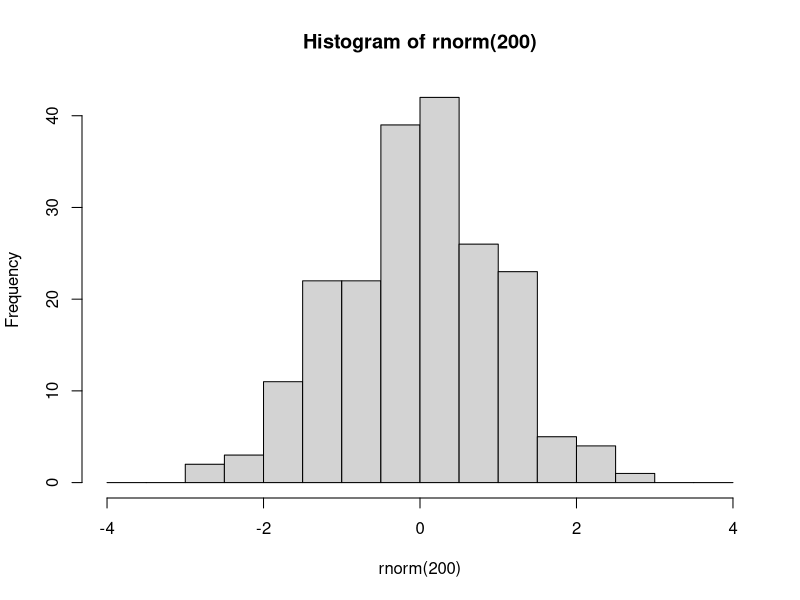
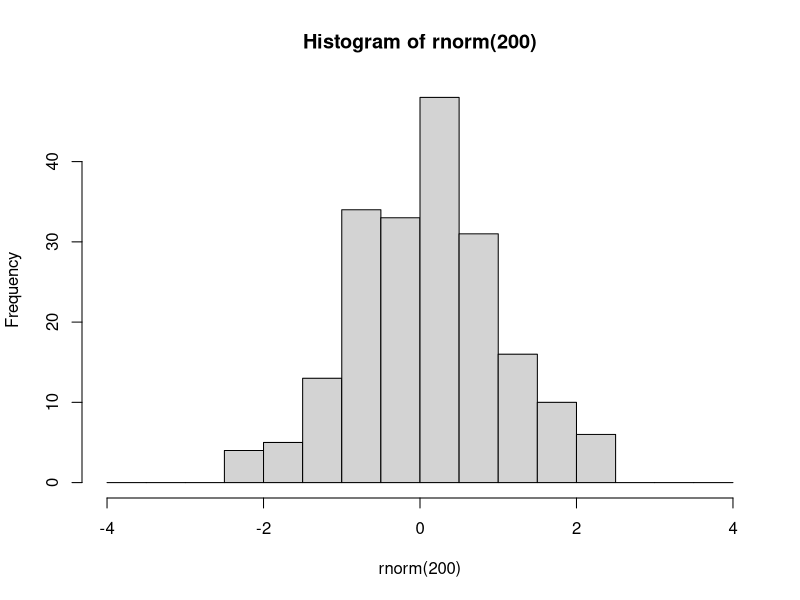

These charts were generated, in order, by the following R code: (Note: this script raises an error after producing the figures.)
###################################
###################################
########                   ########
########   Data Science 1  ########
########       Lab 7       ########
########  10th Dec. 2024   ########
########                   ########
###################################
###################################

## Welcome to lab #4. Today we will start with an introduction to the tidyverse,
# Then you will write your own lm() function, and finally a couple of exercises



#####################
####    Pipes    ####
#####################

# The pipe operator looks like this: |>
# It signifies: take the element on the left and use it as the first argument in the function on the right

# Example

hist(rnorm(200), breaks = seq(-4, 4, 0.5))
# is equivalent to

rnorm(200) |> hist(breaks = seq(-4, 4, 0.5))

# The purpose of the pipe is mostly aesthetic, in particular to avoid large numbers of parentheses when something needs to be transformed using multiple functions:



### 1.1 Rewrite the following expression using pipes:
set.seed(123)
round(sqrt(log(runif(10, 1, 10))), 2)
set.seed(123)
runif(10, 1, 10) |>
  log() |>
  sqrt() |>
  round(2)


# Pipes were initially created in a package called magrittr, part of the 'tidyverse' group of packages


########################
####    Packages    ####
########################

# Packages are essentially environments full of functions and/or objects which aren't loaded into R by default, but must be first installed (generally from a repository called CRAN), and then loaded

# Here we will install tidyverse, which is not one but a series of packages written by the same group of people, which share a number of syntactical features

install.packages("tidyverse")

# After you have installed tidyverse into your packages, you must also load it into your environment

library(tidyverse)

# You will only have to install a package once. However, every time you start fresh in a new R environment, you will have to load the packages you need again.

#########################
####    TIDYVERSE    ####
#########################

# The tidyverse encompasses a very large number of packages, and is fairly powerful (in that you can do a lot using tidyverse packages)
# However, you DO NOT need to use tidyverse exclusively! I mostly don't use it, for example, preferring to stick to base R except for a few functionalities.

# Downsides of tidyverse include: unique syntax which is very different from other programming languages such as python
# 'Black box' functions that have specific purposes that must be remembered, as opposed to more general-purpose functions in base R
# Often actually more verbose than base R (ie. requires more lines of code to do the same thing)
# Using tidyverse is a matter of preference!

# The pipe operator was originally introduced in the tidyverse package magrittr.
# The tidyverse pipe operator looks like this: %>%

set.seed(123)
runif(10, 1, 10) %>%
  log() %>%
  sqrt() %>%
  round(2)

# In this class we will look at 2 important tidyverse packages.
# Today we will look at dplyr, which is used to manipulate and transform data.
# Next week we will learn ggplot2, which is used for plotting and data visualisation

#####################
####    dplyr    ####
#####################

# The philosophy behind dplyr is that every data transformation can be done using a function, and multiple transformations can be done by piping an object through multiple functions
# For example, in dplyr we no longer use indexing.
# Instead we use the functions 'select', to choose specific columns in a data frame, and 'filter', to choose specific rows.

data(mtcars)

# so instead of:
mtcars[mtcars$cyl == 6, 1:5]
# we would write:
mtcars %>%
  filter(cyl == 6) %>%
  select(1:5)

### 2.1
# using select() and filter(), create a new database of cars that are over 4000 lbs in weight, retaining only the wt and mpg columns. Save this database to an object called 'df'.
df <- mtcars %>%
  filter(wt > 4) %>%
  select(c(wt, mpg))

# After you have selected the rows and columns you are interested in, you can
# change the order of the rows using arrange

df %>% arrange(wt)

df %>% arrange(desc(wt))


# To change variables, we can use mutate()
df <- df %>% mutate(
  wt_kg = wt * 453.592,
  km_per_l = mpg * 1.60934 / 3.78541
)

# And we can use ifelse() within mutate()
mtcars <- mtcars %>%
  mutate(wt_class = ifelse(wt >= 4, "Oversized", "Standard"))

# We can even do a sultiple ifelse statment using case_when()
mtcars <- mtcars %>%
  mutate(
    efficiency = case_when(
      mpg <= 15 ~ "low",
      mpg > 15 & mpg <= 20 ~ "medium",
      mpg > 20 ~ "high"
    )
  )

# Next, summarise (or summarize) is a useful function which collapses a dataframe into a single row and can calculate summary statistics, eg:

mtcars %>%
  summarise(
    mean_wt = mean(wt),
    sd_wt = sd(wt),
    n = length(mpg)
  )

# We can also use summarise to collapse a data frame not into one single row, but into as many rows as we have groups of interest.
# To do this, first we need to use group_by()

mtcars %>% group_by(efficiency)

# You'll notice that this automatically changes the data frame into a new kind of object, called a tibble.
# Tibbles are basically tidyverse dataframes, that display information slightly differently, and are a bit more particular about certain things like not wanting empty cells.
# Tibbles can also be grouped, which allows for further operations down the line
# For example:

mtcars %>%
  group_by(efficiency) %>%
  summarise(
    wt_kg = mean(wt),
    n = length(hp)
  ) %>%
  arrange(
    c("high", "medium", "low")
  )

# You can group by multiple variables

mtcars %>%
  group_by(efficiency, cyl) %>%
  summarise(
    wt_kg = mean(wt),
    n = length(hp)
  )

# After grouping a tibble, remember to ungroup it later using ungroup(), or you may have issues down the line.
ungroup(mtcars)

# 3.1
data(iris)

?iris

# using the dplyr functions do the following:
# create a new column called Petal.Area which is the product of the petal width and petal length columns.
iris_mut <- iris %>%
  mutate(Petal.Area = Petal.Length * Petal.Width)
# For each of the different species of iris, present the mean and standard deviation for the sepal length, sepal width, and petal area, as well as the number of samples (n)
iris_summ <- iris_mut %>%
  group_by(Species) %>%
  summarise(
    mean_sepal_length = mean(Sepal.Length),
    sd_sepal_length = sd(Sepal.Length),
    mean_sepal_width = mean(Sepal.Width),
    sd_sepal_width = sd(Sepal.Width),
    mean_petal_area = mean(Petal.Area),
    sd_petal_area = sd(Petal.Area),
    mean_petal_Length = mean(Petal.Length),
    sd_petal_Length = sd(Petal.Length),
    n = n() # Count of samples
  ) %>%
  arrange(desc(mean_petal_Length))
# Order this database in decreasing order of average petal length.



#######################################################
####    Code your own lm and predict functions!    ####
#######################################################

### 4.1 lm()

# Here I will walk you through the steps needed to write these functions. Follow along with the slides from this week's and last week's lectures - they contain all of the maths and some of the code that you need!

# At each step of the way, you should save each new element you calculate into a new object.

# Your lm function should take as input a y variable, and one or more x variables which should be inputted as a matrix or dataframe with one variable per column.
data(mtcars)

my.lm <- function(x, y) {
  # Start by saving the sample size (n). You will need it later for calculating degrees of freedom for the test statistics and sampling distributions.
  n <- length(y)
  x <- as.matrix(cbind(1, x))
  b <- solve(t(x) %*% x) %*% (t(x) %*% y)
  # Next, using these calculated coefficients, calculate all of the predicted values, y_hat, for each of the values of x (each of the rows of the X matrix).
  # Hint: look at the formula for the linear model - and remember we are multiplying matrices!
  y_hat <- x %*% b
  # Next, calculate the residuals (actual values of y minus the predicted values y_hat)
  e <- y - y_hat
  # Next calculate the estimate of the residual standard error, s. Careful about the denominator here: check how many degrees of freedom you have!
  s <- sqrt(sum(e^2) / (n - ncol(x)))
  # Using s, calculate the variance covariance matrix of the coefficients.
  vcov_coef <- s^2 * solve(t(x) %*% x)
  # from this covariance matrix, extract the standard errors of the coefficients
  se_coef <- sqrt(diag(vcov_coef))
  # use these standard errors to calculate the t-values for each of the coefficients
  t_vals <- b / se_coef
  # And use these t-values to calculate p-values.
  p <- 2 * pt(-abs(t_vals), df = (n - ncol(x)))
  # Next, calculate the R2 value

  RSS <- sum(e^2)
  TSS <- sum((y - mean(y))^2)
  r2 <- 1 - (RSS / TSS)
  # Bonus points if you want to look up how to calculate adjusted R2
  adj_r2 <- 1 - (((1 - r2) * (n - 1)) / (n - ncol(x)))
  # Next, calculate the F-statistic and the p-value for the model.
  f_stat <- ((TSS - RSS) / (ncol(x) - 1)) / (RSS / (n - ncol(x)))
  model_p <- pf(f_stat, df1 = (ncol(x) - 1), df2 = (n - (ncol(x))), lower.tail = F)
  # Finally, put all of these elements into a list, and have your function return that list.
  return(list(
    n = n,
    coefficients = b,
    residuals = e,
    s = s,
    vcov = vcov_coef,
    se = se_coef,
    t_values = t_vals,
    p_values = p,
    r2 = r2,
    adj_r2 = adj_r2,
    F_statistic = f_stat,
    model_p_value = model_p
  ))
}

# compare your function against the built-in R function in R.

my.lm(y = mtcars$mpg, x = cbind(mtcars$wt, mtcars$cyl))
summary(lm(mpg ~ wt + cyl, data = mtcars))
my.lm()


### 4.2 predict()

# This will be much shorter. Create a new function that takes as input the output from your first function, along with a new_data object that has as many columns as there are predictor variables in the model output, and a confidence interval size

my.predict <- function(model_output, new_data, ci_level = 0.97) {
  # Extract coefficients from your my.lm output
  coef <-
    # Add a column of 1s to the new_data
    new_data <-
    # generate the predicted values of y from the new_data object based on the coefficients from the model
    # Again, remember the formula for the linear model!
    y_hat <-
    # for each of these predicted values, calculate a confidence interval
    # first calculate the critical levels of the t-distribution using the ci_level and the degrees of freedom
    area_in_tails <-
    t_lower <-
    t_upper <-
    # next, for each row of the new_data object, calculate the standard error of the predicted value
    # Check the slides, and remember that 𝒗𝒄𝒐𝒗(𝒃) was saved as "vcov" in the model output
    sy <- sqrt(apply(new_data, 1, function(.) t(.) %*% model_output$vcov %*% .))

  # next, calculate the upper and lower confidence boundaries for each prediction using the critical t-levels and the previously calculated standard error
  ci_lower <-
    ci_upper <-
    # finally, put these confidence intervals into a dataframe
    ci <- data.frame(ci_lower, ci_upper)
  colnames(ci) <- paste0(ci_level, "%_", c("lower", "upper"))
  df <- cbind(y_hat = y_hat, ci)
  return(df)
}


### 4.3
# Use your functions to run the following model

# mtcars$mpg ~ mtcars$wt + mtcars$cyl


# Then plot predicted marginal effect of weight for a car with 4 cylynders. Add 96% confidence intervals to the graph.
# Hint: For this, in your "newdata" object, add a column of 4s for the number of cylinders

# Compare this graph to the graph from the lecture.


# What do you conclude?
